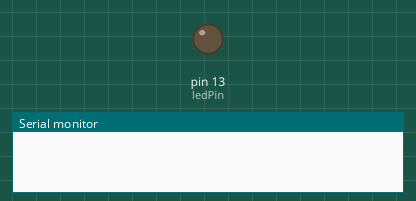
Recording of a sketch running on a simulated Arduino Uno, built with avr-gcc and run on an emulated ATmega328P. Shown: output pins drawn as LEDs (lit = HIGH), the last lines printed to the serial monitor.

Above: at 3.0 s.
At 10.5 s:
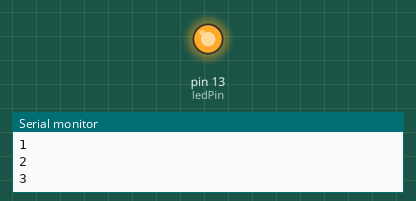
Timing chart, 0 to 15.6 s (numbered marks = the images above):
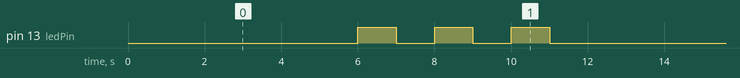

Measured:
- by itself, pin 13 (ledPin): repeats every 12.0 s: 2 × (LOW 1.0 s, HIGH 1.0 s), LOW 7.0 s, HIGH 1.0 s
- by itself, everything shown: repeats every 12.0 s, in 6 steps

The sketch:

blinkv1_0.ino
```cpp
const int ledPin = 13;

int tempvar = 3;
int count = 0;
int blinklen = 0;
int getTemp = LOW;
int ledState = LOW;
int ledBlink = LOW;
long previousMillis = 0;
unsigned long currentMillis = 0;

long intervalOff = 5000;
long intervalOn = 1000;

void setup() {
  pinMode(ledPin, OUTPUT);
  digitalWrite(ledPin, LOW);
  Serial.begin(9600);
}
void loop() {
//Blink
  currentMillis = millis();
  if (ledState == LOW) {
    if (currentMillis - previousMillis > intervalOff) {
      previousMillis = currentMillis;
      ledState = HIGH;
      getTemp = HIGH;
    }
  }
  if (getTemp) {
    blinklen = tempvar;
    getTemp = LOW;
  }
  if (ledState == HIGH) {
    if (currentMillis - previousMillis > intervalOn) {
      previousMillis = currentMillis;
      if (count >= blinklen) {
        ledState = LOW;
        count = 0;
        digitalWrite(ledPin, ledState);
      }
      else {
        if (ledBlink == LOW) {
          count = count + 1;
          ledBlink = HIGH;
          digitalWrite(ledPin, ledBlink);
          Serial.println(count);
        }
        else {
          ledBlink = LOW;
          digitalWrite(ledPin, ledBlink);
        }
      }
    }
  }
}
```
